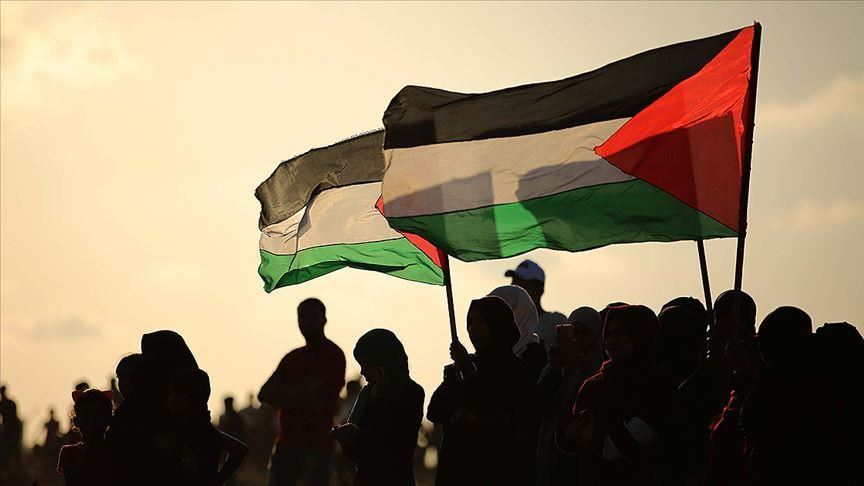
#> input picture resources/pal.jpg, 864 x 486 px, found by its file name
$ python line_image.py
#> lines starting #> are read from the running program, lines starting #| are printed output that depends on the picture; after the words box and inside, x2 and y2 are one past the last pixel; in counts of white or black regions, pixels touching at a corner belong together
import cv2 as cv

imagePath = "resources/pal.jpg"
img = cv.imread(imagePath)
#> img is the input picture: shape (486, 864, 3); mean B, G, R 101.8, 127.4, 143.7

cv.line(img, (100, 100), (200, 200), (0, 255, 0), thickness=2)
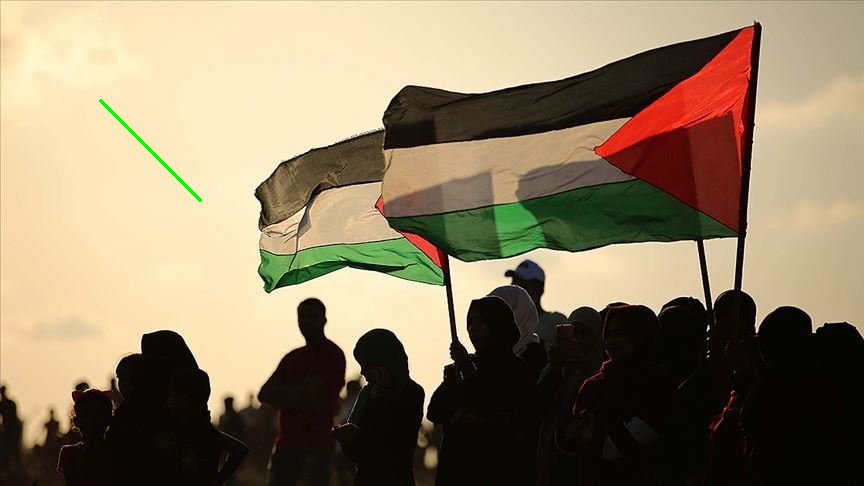
#> img: shape (486, 864, 3); 0.12% of pixels changed, all inside (x1, y1, x2, y2) = (99, 99, 202, 202)
cv.imshow("Image with Line", img)

cv.waitKey(0)
